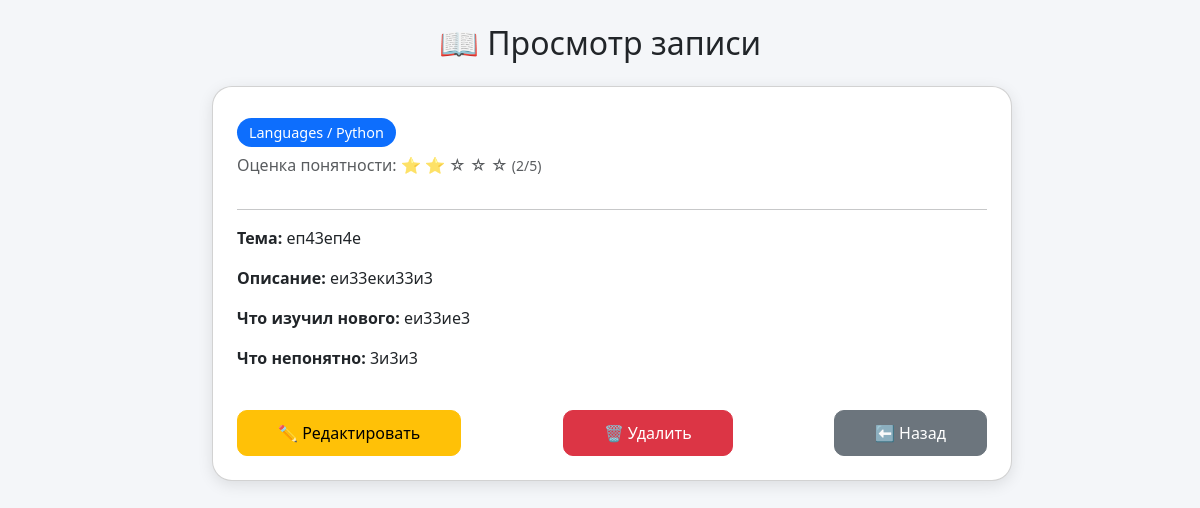
/note/7/, run on an earlier commit of the app's database.
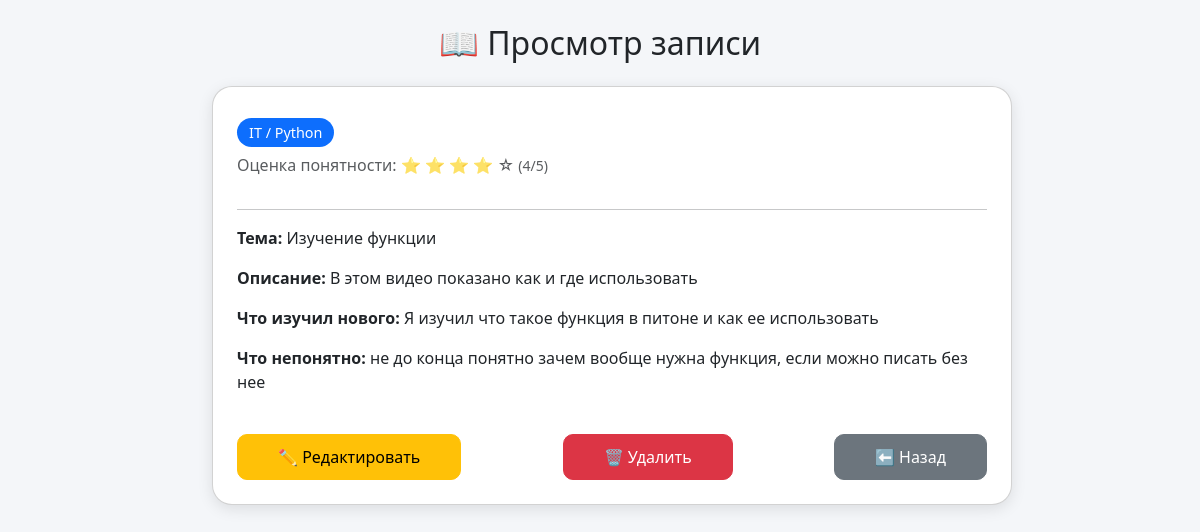
And on a later commit of the database.
### notes/models.py (models this page shows, shortened)
class Note(models.Model):
    CATEGORY_CHOICES = [
        ('IT', 'IT'),
        ('Языки', 'Языки'),
    ]
    SUBCATEGORY_CHOICES = [
        ('Веб-разработка', 'Веб-разработка'),
        ('Компьютерная безопасность', 'Компьютерная безопасность'),
        ('Компьютерные сети', 'Компьютерные сети'),
        ('Python', 'Python'),
        ('C++', 'C++'),
        ('Английский', 'Английский'),
        ('Корейский', 'Корейский'),
        ('Японский', 'Японский')
    ]
    title = models.CharField(max_length=255, verbose_name='Тема')
    category = models.CharField(max_length=20, choices=CATEGORY_CHOICES, verbose_name='Категория')
    subcategory = models.CharField(max_length=50, choices=SUBCATEGORY_CHOICES, verbose_name='Подкатегория')
    description = models.TextField(verbose_name='Описание')
    understanding = models.IntegerField(choices=[(i, str(i)) for i in range(1, 6)], verbose_name='Понятность')
    what_learned = models.TextField(blank=True, null=True, verbose_name='Что я изучил нового')
    what_not_understood = models.TextField(blank=True, null=True, verbose_name='Что непонятно')

### notes/views.py (the view)
# urls.py: path('note/<int:note_id>/', views.view_note, name='view_note'),
def view_note(request, note_id):
    note = get_object_or_404(Note, id=note_id)
    return render(request, 'notes/view_note.html', {'note': note})

### notes/templates/notes/view_note.html (shortened to what this page needs)
<!DOCTYPE html>
<html lang="ru">
<head>
    <link href="https://cdn.jsdelivr.net/npm/bootstrap@5.3.2/dist/css/bootstrap.min.css" rel="stylesheet">
</head>
<body>
<div class="container py-4">
    <h2 class="text-center mb-4">📖 Просмотр записи</h2>
    <div class="card p-4">
        <h3>{{ note.topic }} <span class="category-badge">{{ note.category }} / {{ note.subcategory }}</span></h3>
        <p class="text-muted">Оценка понятности:
            {% with u=note.understanding|default:0 %}
                {% for _ in "12345" %}
                    {% if forloop.counter <= u %}⭐{% else %}☆{% endif %}
                {% endfor %}
                <small>({{ u }}/5)</small>
            {% endwith %}
        </p>
        <hr>
        <p><strong>Тема:</strong> {{note.title}}</p>
        <p><strong>Описание:</strong> {{ note.description }}</p>
        <p><strong>Что изучил нового:</strong> {{note.what_learned}}</p>
        <p><strong>Что непонятно:</strong> {{note.what_not_understood}}</p>
        <div class="mt-4 d-flex justify-content-between">
            <a href="{% url 'edit_note' note.id %}" class="btn btn-warning btn-custom">✏ Редактировать</a>
            <a href="{% url 'delete_note' note.id %}" class="btn btn-danger btn-custom">🗑 Удалить</a>
            <a href="{% url 'home' %}" class="btn btn-secondary btn-custom">⬅ Назад</a>
        </div>
    </div>
</div>
</body>
</html>

### notes/templates/notes/view_note.html (style rules this page uses)
body { background: #f4f6f9; }
.card { left: 170px; width: 800px; border-radius: 20px; box-shadow: 0px 4px 15px rgba(0,0,0,0.1); }
.btn-custom { border-radius: 10px; padding: 10px 40px; }
.category-badge { font-size: 0.9rem; background: #0d6efd; color: white; padding: 5px 12px; border-radius: 15px; }

What changed in the data, as far as the page shows it:
changed Note "Python": category "Languages" → "IT"; understanding 2 → 4 (drawn); title "еп43еп4е" → "Изучение функции"; description "еи33еки33и3" → "В этом видео показано как и где использовать"; what_learned "еи33ие3" → "Я изучил что такое функция в питоне и как ее использовать"; what_not_understood "3и3и3" → "не до конца понятно зачем вообще нужна функция, если можно писать без нее"
Also different on the page:
{{ u }}: "2" → "4"
